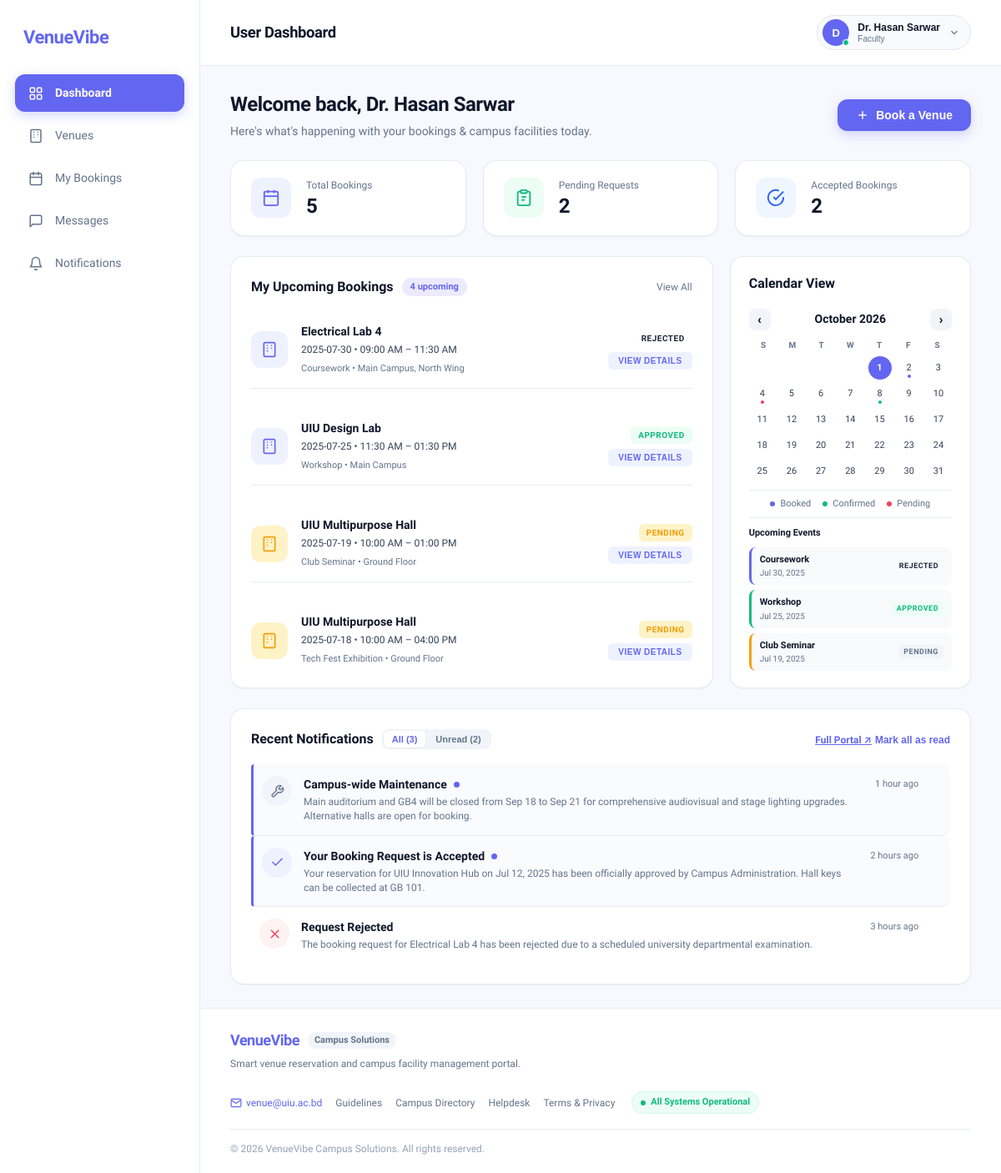
Screenshot of /user.php (signed in) with the database file from the repository.
### tables this page shows
CREATE TABLE IF NOT EXISTS requests (
    id INT AUTO_INCREMENT PRIMARY KEY,
    user_id INT NULL,
    venue_name VARCHAR(100) NOT NULL,
    venue_location VARCHAR(150) NOT NULL,
    booking_date DATE NOT NULL,
    booking_time VARCHAR(50) NOT NULL,
    purpose VARCHAR(100) NOT NULL,
    description TEXT,
    attachment VARCHAR(255) NULL,
    status VARCHAR(20) NOT NULL DEFAULT 'Pending',  
    created_at TIMESTAMP DEFAULT CURRENT_TIMESTAMP,
    INDEX idx_booking (venue_name, booking_date, booking_time)
);

CREATE TABLE IF NOT EXISTS notifications (
    id INT AUTO_INCREMENT PRIMARY KEY,
    user_id INT NULL,
    title VARCHAR(150) NOT NULL,
    message TEXT NOT NULL,
    type VARCHAR(50) NOT NULL DEFAULT 'general',  
    time_ago VARCHAR(50) NOT NULL,
    is_read TINYINT(1) NOT NULL DEFAULT 0,
    created_at TIMESTAMP DEFAULT CURRENT_TIMESTAMP
);

### user.php (the view, shortened to what the rows shown need)
<?php
require_once 'config.php';
$userName   = $_SESSION['full_name']   ?? 'Fahim Ahmed';
$isAdmin    = !empty($_SESSION['is_admin']) || (isset($_SESSION['role']) && strtolower($_SESSION['role']) === 'admin');
try {
    if ($pdo) {
        if ($isAdmin) {
            $totalCountStmt = $pdo->query("SELECT COUNT(*) FROM requests");
            $totalBookings  = (int)$totalCountStmt->fetchColumn();
            $pendingCountStmt = $pdo->query("SELECT COUNT(*) FROM requests WHERE status = 'Pending'");
            $pendingRequests  = (int)$pendingCountStmt->fetchColumn();
            $approvedCountStmt = $pdo->query("SELECT COUNT(*) FROM requests WHERE status = 'Approved'");
            $acceptedBookings  = (int)$approvedCountStmt->fetchColumn();
            $bookingsStmt = $pdo->query("SELECT * FROM requests ORDER BY booking_date DESC, id DESC LIMIT 4");
            $upcomingBookings = $bookingsStmt->fetchAll();
            $notifStmt = $pdo->query("SELECT * FROM notifications ORDER BY created_at DESC LIMIT 5");
            $notifications = $notifStmt->fetchAll();
        }
    } else {
        throw new Exception("Database is not connected.");
    }
} catch (Throwable $e) {
    $totalBookings = 24;
    $pendingRequests = 3;
    $acceptedBookings = 8;
    $upcomingBookings = [];
    $notifications = [];
}
?>
<!DOCTYPE html>
<html lang="en">
<head>
  <link rel="stylesheet" href="user.css">
</head>
<body>
  <div class="app-container">
    <main class="main-wrapper">
      <header class="top-header">
        <div class="header-left">
          <h1 class="nav-page-title">User Dashboard</h1>
        </div>
      </header>
      <div class="dashboard-content">
        <div class="welcome-row">
          <div>
            <h1 class="page-title">Welcome back, <?= htmlspecialchars($userName) ?></h1>
          </div>
        </div>
        <div class="stats-grid">
          <div class="stat-card">
            <div class="stat-details">
              <h2 class="stat-value"><?= $totalBookings ?></h2>
            </div>
          </div>
          <div class="stat-card">
            <div class="stat-details">
              <h2 class="stat-value" id="pendingStatCount"><?= $pendingRequests ?></h2>
            </div>
          </div>
          <div class="stat-card">
            <div class="stat-details">
              <h2 class="stat-value" id="acceptedStatCount"><?= $acceptedBookings ?></h2>
            </div>
          </div>
        </div>
        <div class="middle-grid">
          <section class="card upcoming-card">
            <div class="card-header">
              <div class="card-title-group">
                <h2 class="card-title">My Upcoming Bookings</h2>
              </div>
            </div>
            <div class="booking-list" id="bookingList">
              <?php if (!empty($upcomingBookings)): ?>
                <?php foreach ($upcomingBookings as $b):
                  $isPending = ($b['status'] === 'Pending');
                  $pillClass = $isPending ? 'status-pending' : ($b['status'] === 'Rejected' ? 'status-rejected' : 'status-approved');
                  $boxClass  = $isPending ? 'amber-soft-box' : 'purple-soft-box';
                ?>
                <div class="booking-item">
                  <div class="booking-icon-box <?= $boxClass ?>">
                  </div>
                  <div class="booking-info">
                    <h4><?= htmlspecialchars($b['venue_name']) ?></h4>
                    <p class="booking-time"><?= htmlspecialchars($b['booking_date']) ?> • <?= htmlspecialchars($b['booking_time']) ?></p>
                    <span class="booking-desc"><?= htmlspecialchars($b['purpose']) ?> • <?= htmlspecialchars($b['venue_location']) ?></span>
                  </div>
                  <div class="booking-actions">
                    <span class="status-pill <?= $pillClass ?>"><?= htmlspecialchars($b['status']) ?></span>
                    <button class="btn-details"
                            data-booking="<?= htmlspecialchars($b['venue_name']) ?>"
                            data-time="<?= htmlspecialchars($b['booking_date']) ?> • <?= htmlspecialchars($b['booking_time']) ?>"
                            data-purpose="<?= htmlspecialchars($b['purpose']) ?>"
                            data-status="<?= htmlspecialchars($b['status']) ?>"
                            type="button">VIEW DETAILS</button>
                  </div>
                </div>
                <?php endforeach; ?>
              <?php endif; ?>
            </div>
          </section>
          <section class="card calendar-card">
            <div class="card-header">
              <h2 class="card-title">Calendar View</h2>
            </div>
            <div class="calendar-events-section">
              <div class="events-list">
                <?php if (!empty($upcomingBookings)): ?>
                  <?php foreach (array_slice($upcomingBookings, 0, 3) as $ev):
                    $evStatus = strtolower($ev['status'] ?? 'confirmed');
                    $badgeClass = ($evStatus === 'approved' || $evStatus === 'confirmed') ? 'badge-confirmed' : (($evStatus === 'pending') ? 'badge-pending' : 'badge-booked');
                    $cardClass = ($evStatus === 'approved' || $evStatus === 'confirmed') ? 'event-green' : (($evStatus === 'pending') ? 'event-amber' : 'event-purple');
                    $formattedDate = !empty($ev['booking_date']) ? date('M j, Y', strtotime($ev['booking_date'])) : date('M j, Y');
                  ?>
                  <div class="event-card-item <?= $cardClass ?>" data-toast="Event: <?= htmlspecialchars($ev['purpose'] ?? $ev['venue_name']) ?> on <?= $formattedDate ?>">
                    <div class="event-details">
                      <strong><?= htmlspecialchars($ev['purpose'] ?? $ev['venue_name']) ?></strong>
                      <span><?= $formattedDate ?></span>
                    </div>
                    <span class="event-badge <?= $badgeClass ?>"><?= strtoupper(htmlspecialchars($ev['status'] ?? 'CONFIRMED')) ?></span>
                  </div>
                  <?php endforeach; ?>
                <?php endif; ?>
              </div>
            </div>
          </section>
        </div>
        <div class="bottom-vertical-flow">
          <section class="card notifications-card" id="notificationsSection">
            <div class="card-header">
              <div class="card-title-group">
                <h2 class="card-title">Recent Notifications</h2>
              </div>
            </div>
            <div class="notification-list" id="notificationList">
              <?php if (!empty($notifications)): ?>
                <?php foreach ($notifications as $n):
                  $isUnread = !$n['is_read'];
                  $type = $n['type'];
                  $iconBoxClass = ($type === 'approval') ? 'note-purple' : (($type === 'rejection') ? 'note-red' : 'note-gray');
                ?>
                <div class="notification-item <?= $isUnread ? 'unread active-note' : '' ?>" data-id="note-<?= $n['id'] ?>" data-title="<?= htmlspecialchars($n['title']) ?>" data-time="<?= htmlspecialchars($n['time_ago']) ?>" data-fulltext="<?= htmlspecialchars($n['message']) ?>">
                  <div class="note-icon-box <?= $iconBoxClass ?>">
                    <svg class="note-svg" viewBox="0 0 24 24">
                      <?php if ($type === 'approval'): ?>
                        <polyline points="20 6 9 17 4 12"></polyline>
                      <?php elseif ($type === 'rejection'): ?>
                        <line x1="18" y1="6" x2="6" y2="18"></line>
                        <line x1="6" y1="6" x2="18" y2="18"></line>
                      <?php else: ?>
                        <path d="M14.7 6.3a1 1 0 0 0 0 1.4l1.6 1.6a1 1 0 0 0 1.4 0l3.77-3.77a6 6 0 0 1-7.94 7.94l-6.91 6.91a2.12 2.12 0 0 1-3-3l6.91-6.91a6 6 0 0 1 7.94-7.94l-3.76 3.76z"></path>
                      <?php endif; ?>
                    </svg>
                  </div>
                  <div class="notification-body">
                    <div class="note-title-row">
                      <h4><?= htmlspecialchars($n['title']) ?></h4>
                      <?php if ($isUnread): ?><span class="unread-dot" title="Unread"></span><?php endif; ?>
                    </div>
                    <p><?= htmlspecialchars($n['message']) ?></p>
                  </div>
                  <div class="note-side-meta">
                    <span class="notification-time"><?= htmlspecialchars($n['time_ago']) ?></span>
                  </div>
                </div>
                <?php endforeach; ?>
              <?php endif; ?>
            </div>
          </section>
        </div>
      </div>
    </main>
  </div>
</body>
</html>

### rows the page displays
requests: venue_name "Electrical Lab 4", booking_date "2025-07-30", booking_time "09:00 AM – 11:30 AM", purpose "Coursework", venue_location "Main Campus, North Wing", status "REJECTED", booking_date "Jul 30, 2025"
requests: venue_name "UIU Design Lab", booking_date "2025-07-25", booking_time "11:30 AM – 01:30 PM", purpose "Workshop", venue_location "Main Campus", status "APPROVED", booking_date "Jul 25, 2025"
requests: venue_name "UIU Multipurpose Hall", booking_date "2025-07-19", booking_time "10:00 AM – 01:00 PM", purpose "Club Seminar", venue_location "Ground Floor", status "PENDING", booking_date "Jul 19, 2025"
requests: venue_name "UIU Multipurpose Hall", booking_date "2025-07-18", booking_time "10:00 AM – 04:00 PM", purpose "Tech Fest Exhibition", venue_location "Ground Floor", status "PENDING"
notifications: title "Campus-wide Maintenance", is_read 0 (drawn), message "Main auditorium and GB4 will be closed from Sep 18 to Sep 21 for comprehensive audiovisual and stage lighting upgrades. Alternative halls are open for booking.", time_ago "1 hour ago"
notifications: title "Your Booking Request is Accepted", is_read 0 (drawn), message "Your reservation for UIU Innovation Hub on Jul 12, 2025 has been officially approved by Campus Administration. Hall keys can be collected at GB 101.", time_ago "2 hours ago"
notifications: title "Request Rejected", message "The booking request for Electrical Lab 4 has been rejected due to a scheduled university departmental examination.", time_ago "3 hours ago"

### other values shown
$avatarLetter "D"
$userName "Dr. Hasan Sarwar"
$userRole "Faculty"
$totalBookings "5"
$pendingRequests "2"
$acceptedBookings "2"
count($upcomingBookings) "4"
max(count($notifications), 3) "3"
